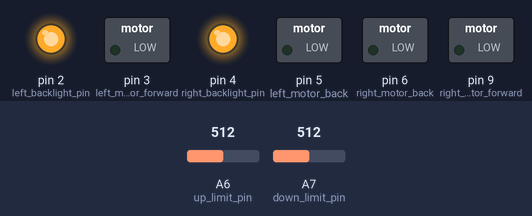
This sketch was run on a simulated Arduino Nano, built with avr-gcc and run on an emulated ATmega328P. Parts: switched loads named in the sketch (green lamp = pin HIGH), output pins drawn as LEDs (lit = HIGH). Inputs (shaded band) come from the test bench; at power-on: A6 (up_limit_pin) = 512, A7 (down_limit_pin) = 512.

Above: at 1.2 s.
1.3 s: A6 (up_limit_pin) set to 0
At 2.4 s:
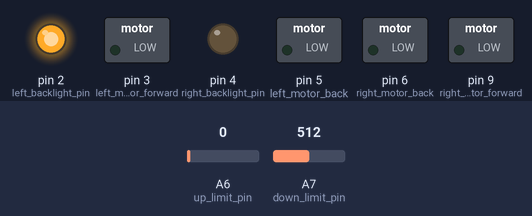
2.8 s: A7 (down_limit_pin) set to 0
At 3.6 s:
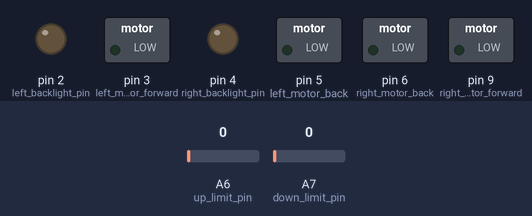
4.3 s: A6 (up_limit_pin) set to 122
At 4.7 s:
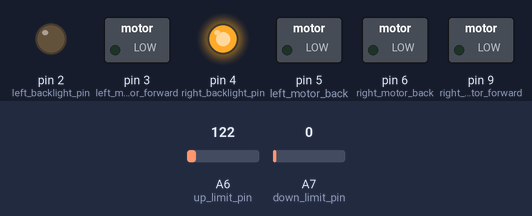
5.8 s: A7 (down_limit_pin) set to 122
At 7.1 s:
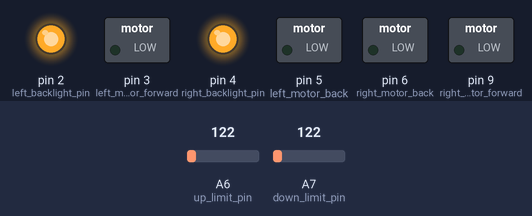
Timing chart, 0 to 8.3 s (numbered marks = the images above; inputs shaded):
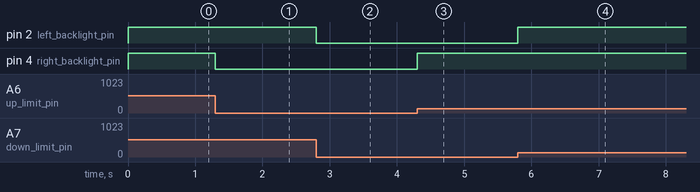

Measured:
- after the input at 1.3 s, pin 4 (right_backlight_pin): HIGH → LOW at once
- after the input at 2.8 s, pin 2 (left_backlight_pin): HIGH → LOW at once
- after the input at 4.3 s, pin 4 (right_backlight_pin): LOW → HIGH at once
- after the input at 5.8 s, pin 2 (left_backlight_pin): LOW → HIGH at once

The sketch:

demonstration.ino
```cpp
// nano old bootloader required

#define left_motor_forward 3
#define left_motor_back 5
                                            // motors
#define right_motor_forward 9
#define right_motor_back 6

#define down_limit_pin A7                   // limit switches
#define up_limit_pin A6

#define left_backlight_pin 2                // backlights
#define right_backlight_pin 4


/*
 *     _    _                          _    _
 *    \ \  / /                        \ \  / /
 *     \ \/ / _   _   _   __   _   __  \ \/ / _    _
 *      \  / | | | | | | /  | | | / /   \  / | \  / |
 *      / /  | |_| | | |/   | | |/ /    / /  |  \/  |
 *     / /   |  _  | |   /| | | |\ \   / /   | |\/| |
 *    /_/    |_| |_| |__/ |_| |_| \_\ /_/    |_|  |_|
 */


void setup() {
  pinMode(left_motor_forward, OUTPUT);
  pinMode(left_motor_back, OUTPUT);
  pinMode(right_motor_back, OUTPUT);
  pinMode(right_motor_forward, OUTPUT);

  pinMode(left_backlight_pin, OUTPUT);
  pinMode(right_backlight_pin, OUTPUT);
}

void loop() {
  switches_lights();
}

void wheels(){
  digitalWrite(right_motor_back, 0);
  digitalWrite(left_motor_forward, 1);
  delay(1000);
  digitalWrite(left_motor_forward, 0);
  digitalWrite(left_motor_back, 1);
  delay(1000);
  digitalWrite(left_motor_back, 0);
  digitalWrite(right_motor_forward, 1);
  delay(1000);
  digitalWrite(right_motor_forward, 0);
  digitalWrite(right_motor_back, 1);
  delay(1000);
}

void switches_lights(){
  if(analogRead(down_limit_pin)){
    digitalWrite(left_backlight_pin, HIGH);
  }else{
    digitalWrite(left_backlight_pin, LOW);
  }
  if(analogRead(up_limit_pin)){
    digitalWrite(right_backlight_pin, HIGH);
  }else{
    digitalWrite(right_backlight_pin, LOW);
  }
}
```
